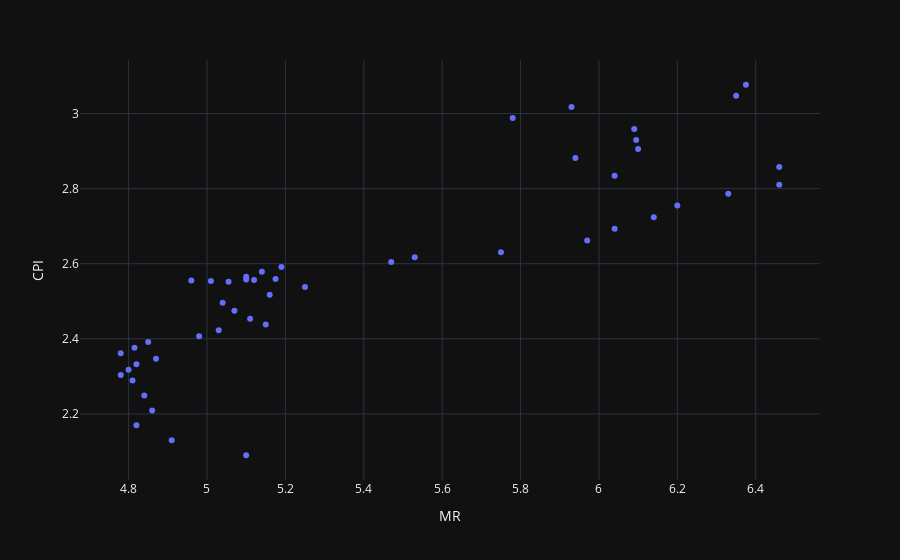

Source (notebook cell):
### Code cell
import plotly.express as px

fig = px.scatter(df, x="MR", y="CPI")
fig.show()

### Figure 1 — Plotly figure (JSON) as saved in the notebook; plotly's stock layout.template omitted (floating-point values rounded to 4 significant figures)
{"data": [{"hovertemplate": "MR=%{x}<br>CPI=%{y}<extra></extra>", "legendgroup": "", "marker": {"color": "#636efa", "symbol": "circle"}, "mode": "markers", "name": "", "orientation": "v", "showlegend": false, "type": "scatter", "x": [6.375, 6.35, 5.93, 5.78, 6.09, 6.095, 6.1, 5.94, 6.46, 6.04, 6.46, 6.33, 6.2, 6.14, 6.04, 5.97, 5.75, 5.53, 5.47, 5.19, 5.14, 5.1, 5.055, 5.01, 4.96, 5.12, 5.1, 5.175, 5.25, 5.16, 5.04, 5.07, 5.11, 5.15, 5.03, 4.98, 4.85, 4.815, 4.78, 4.87, 4.82, 4.8, 4.78, 4.81, 4.84, 4.86, 4.82, 4.91, 5.1], "xaxis": "x", "y": [3.077, 3.047, 3.018, 2.988, 2.959, 2.929, 2.905, 2.882, 2.858, 2.834, 2.81, 2.786, 2.755, 2.724, 2.693, 2.662, 2.63, 2.617, 2.604, 2.591, 2.578, 2.565, 2.552, 2.554, 2.555, 2.557, 2.558, 2.559, 2.538, 2.517, 2.496, 2.475, 2.454, 2.438, 2.423, 2.407, 2.392, 2.376, 2.362, 2.347, 2.332, 2.318, 2.303, 2.289, 2.249, 2.209, 2.169, 2.13, 2.09], "yaxis": "y"}], "layout": {"legend": {"tracegroupgap": 0}, "margin": {"t": 60}, "xaxis": {"anchor": "y", "domain": [0, 1], "title": {"text": "MR"}}, "yaxis": {"anchor": "x", "domain": [0, 1], "title": {"text": "CPI"}}}}
